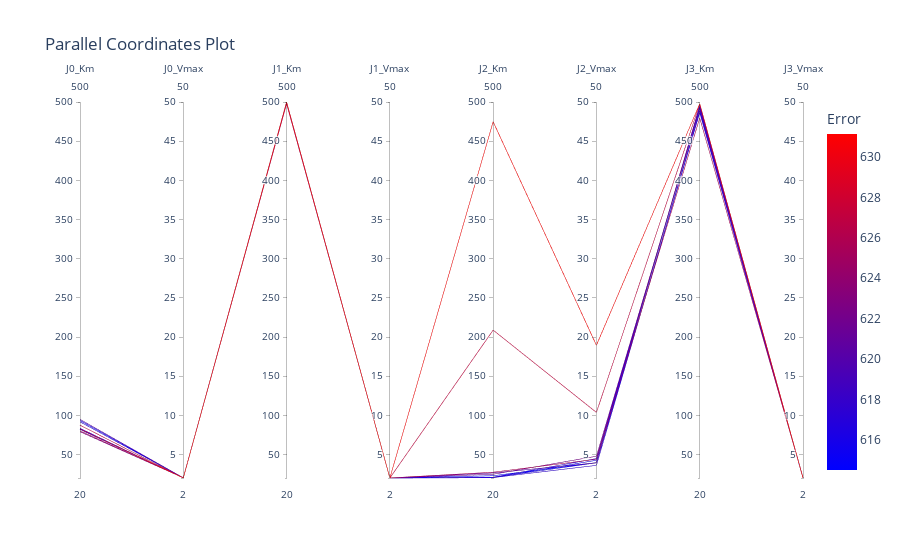

Here is the notebook cell this chart was saved with:
### Markdown cell above
## Visualise Estimated Parameters

### Code cell
import pandas as pd

# process all_paramset into a dict format to load it onto pandas dataframe
paramset_dict = {}
obj_list = []
paramset_list = []
for i in range(len(all_paramset)):
    paramset, obj = all_paramset[i]
    paramset_list.append(paramset)
    obj_list.append(obj)

paramset_list = np.array(paramset_list)

paramset_dict['error'] = obj_list
for i in range(len(params_name)):
    paramset_dict[params_name[i]] = paramset_list[:,i]

df = pd.DataFrame(paramset_dict)

def generate_min_and_max_bound(bounds, params_name):
    min_bound = {}
    max_bound = {}
    for i, p in enumerate(params_name):
        min_bound[p] = bounds[i][0]
        max_bound[p] = bounds[i][1]
    
    return min_bound, max_bound


def normalize(df: pd.DataFrame, pdf_min, pdf_max):
    result = df.copy()
    for feature_name in df.columns:
        if feature_name != 'error':
            max_value = pdf_max[feature_name]
            min_value = pdf_min[feature_name]
            result[feature_name] = (df[feature_name] - min_value) / (max_value - min_value)
    return result

pdf_min, pdf_max = generate_min_and_max_bound(bounds, params_name)
normalized_df = normalize(df, pdf_min, pdf_max)

use_plotly = True
## You can choose two ways to visualise the data, either by parallel coordinate plot via pandas 
## or by using plotly

if use_plotly:
    import plotly.express as px
    import plotly.graph_objects as go


    def construct_dimensions(df):
        # in the future, use pdf_min[feature_name], pdf_max[feature_name] to construct the range of the feature
        # this needs original df values
        dimensions = []
        for feature_name in df.columns:
            if feature_name != 'error':
                dimensions.append(
                    dict(range=[pdf_min[feature_name], pdf_max[feature_name]], label=feature_name, values=df[feature_name]))
        return dimensions


    fig = go.Figure(data=go.Parcoords(line=dict(
        color=normalized_df['error'], colorscale=px.colors.sequential.Bluered, showscale=True, colorbar=dict(title='Error')), 
        dimensions=construct_dimensions(df)),
        layout=go.Layout(title='Parallel Coordinates Plot'))

    fig.show()
else:
    pd.plotting.parallel_coordinates(normalized_df, 'error', colormap='viridis')
    plt.gca().legend_.remove()

### Figure 1 — Plotly figure (JSON) as saved in the notebook; plotly's stock layout.template omitted (floating-point values rounded to 4 significant figures)
{"data": [{"dimensions": [{"label": "J0_Km", "range": [20, 500], "values": [93.39, 80.22, 82.09, 83.47, 91.72, 82.35, 82.84, 94.84, 79.11, 87.46]}, {"label": "J0_Vmax", "range": [2, 50], "values": [2.016, 2.021, 2.036, 2.003, 2.022, 2.019, 2.005, 2.024, 2.03, 2]}, {"label": "J1_Km", "range": [20, 500], "values": [499.9, 497.6, 499.7, 499.9, 499.7, 499.6, 499.6, 499.2, 499.4, 500]}, {"label": "J1_Vmax", "range": [2, 50], "values": [2.0, 2.007, 2.003, 2.001, 2.0, 2.002, 2.002, 2.003, 2.004, 2]}, {"label": "J2_Km", "range": [20, 500], "values": [20.38, 27.39, 20.58, 22.89, 21.0, 20.93, 474.8, 26.41, 24.78, 208.8]}, {"label": "J2_Vmax", "range": [2, 50], "values": [4.266, 4.396, 3.61, 3.964, 4.478, 3.943, 18.94, 3.943, 4.777, 10.37]}, {"label": "J3_Km", "range": [20, 500], "values": [492.2, 479.6, 488.6, 493.9, 493.3, 486.3, 497.7, 495.5, 491.2, 497.5]}, {"label": "J3_Vmax", "range": [2, 50], "values": [2.01, 2.07, 2.005, 2.007, 2.047, 2.01, 2.007, 2.035, 2.027, 2]}], "line": {"color": [615.1, 625.8, 617.4, 614.5, 617.1, 616.3, 631.1, 620.4, 622.4, 627.2], "colorbar": {"title": {"text": "Error"}}, "colorscale": [[0, "rgb(0,0,255)"], [1, "rgb(255,0,0)"]], "showscale": true}, "type": "parcoords"}], "layout": {"title": {"text": "Parallel Coordinates Plot"}}}
